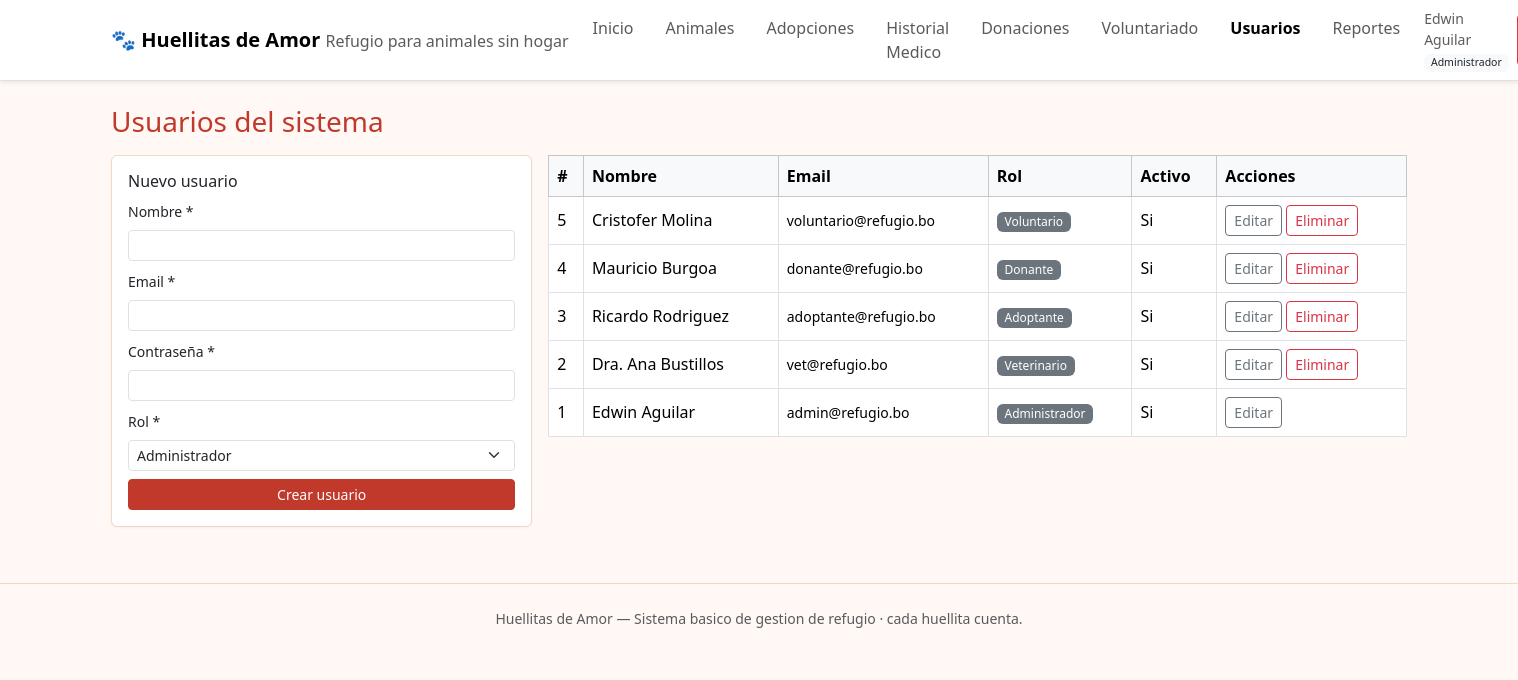
/usuarios.php (signed in), run on the app's committed database.
### tables this page shows
CREATE TABLE `usuarios` (
  `id` INT AUTO_INCREMENT PRIMARY KEY,
  `nombre` VARCHAR(100) NOT NULL,
  `email` VARCHAR(150) UNIQUE NOT NULL,
  `password` VARCHAR(255) NOT NULL,
  `rol` ENUM('admin','veterinario','adoptante','donante','voluntario') NOT NULL,
  `telefono` VARCHAR(20) DEFAULT NULL,
  `direccion` VARCHAR(200) DEFAULT NULL,
  `activo` TINYINT(1) NOT NULL DEFAULT 1,
  `creado_en` DATETIME NOT NULL DEFAULT CURRENT_TIMESTAMP
);

### includes/config.php (called while the page is built, shortened)
<?php
$APP_NAME = 'Huellitas de Amor';
$APP_LEMA = 'Refugio para animales sin hogar';
$__script = $_SERVER['SCRIPT_NAME'] ?? '';
$__base   = str_replace('\\', '/', dirname($__script));
$BASE_URL = ($__base === '/' || $__base === '.' || $__base === '') ? '' : rtrim($__base, '/');

### includes/auth.php (called while the page is built, shortened)
<?php
require_once __DIR__ . '/config.php';
function current_user(): ?array {
    return $_SESSION['user'] ?? null;
}
function e(?string $s): string {
    return htmlspecialchars((string)$s, ENT_QUOTES, 'UTF-8');
}
function rol_label(string $r): string {
    return [
        'admin' => 'Administrador',
        'veterinario' => 'Veterinario',
        'adoptante' => 'Adoptante',
        'donante' => 'Donante',
        'voluntario' => 'Voluntario',
    ][$r] ?? $r;
}

### includes/db.php (called while the page is built)
<?php
require_once __DIR__ . '/config.php';
function db(): PDO {
    static $pdo = null;
    if ($pdo === null) {
        global $DB_HOST, $DB_PORT, $DB_NAME, $DB_USER, $DB_PASS;
        $dsn = "mysql:host={$DB_HOST};port={$DB_PORT};dbname={$DB_NAME};charset=utf8mb4";
        try {
            $pdo = new PDO($dsn, $DB_USER, $DB_PASS, [
                PDO::ATTR_ERRMODE => PDO::ERRMODE_EXCEPTION,
                PDO::ATTR_DEFAULT_FETCH_MODE => PDO::FETCH_ASSOC,
                PDO::ATTR_EMULATE_PREPARES => false,
            ]);
        } catch (PDOException $e) {
            http_response_code(500);
            die(
                "No se pudo conectar a la base de datos: "
                . htmlspecialchars($e->getMessage())
                . "<br><br>Sugerencia: importa el archivo <code>db.sql</code> desde phpMyAdmin"
                . " (crea la base <code>refujio_de_animales</code>) y verifica las credenciales en"
                . " <code>includes/config.php</code>."
            );
        }
    }
    return $pdo;
}

### usuarios.php (the view, shortened to what this page needs)
<?php
require_once __DIR__ . '/includes/auth.php';
require_once __DIR__ . '/includes/db.php';
$edit = null;
$rows = db()->query("SELECT id,nombre,email,rol,activo,creado_en FROM usuarios ORDER BY id DESC")->fetchAll();
include __DIR__ . '/includes/header.php';
?>
<h3 class="text-primary mb-3">Usuarios del sistema</h3>
<div class="row g-3">
  <div class="col-md-4">
    <div class="card p-3">
      <h6><?= $edit ? 'Editar' : 'Nuevo' ?> usuario</h6>
      <form method="post" class="row g-2">
        <div class="col-12">
          <label class="form-label small">Nombre *</label>
          <input class="form-control form-control-sm" name="nombre" required value="<?= e($edit['nombre'] ?? '') ?>">
        </div>
        <?php if (!$edit): ?>
        <div class="col-12">
          <label class="form-label small">Email *</label>
          <input class="form-control form-control-sm" type="email" name="email" required>
        </div>
        <?php endif; ?>
        <div class="col-12">
          <label class="form-label small">Contrase&ntilde;a <?= $edit ? '(deja vacio para no cambiar)' : '*' ?></label>
          <input class="form-control form-control-sm" type="password" name="password" <?= $edit?'':'required' ?> minlength="6">
        </div>
        <div class="col-12">
          <label class="form-label small">Rol *</label>
          <select class="form-select form-select-sm" name="rol">
            <?php foreach (['admin','veterinario','adoptante','donante','voluntario'] as $r):
              $sel = ($edit['rol'] ?? '') === $r ? 'selected' : ''; ?>
              <option value="<?= e($r) ?>" <?= $sel ?>><?= e(rol_label($r)) ?></option>
            <?php endforeach; ?>
          </select>
        </div>
        <div class="col-12">
          <button class="btn btn-primary btn-sm w-100"><?= $edit ? 'Guardar cambios' : 'Crear usuario' ?></button>
        </div>
      </form>
    </div>
  </div>
  <div class="col-md-8">
    <div class="table-responsive">
    <table class="table table-bordered align-middle bg-white">
      <thead class="table-light"><tr><th>#</th><th>Nombre</th><th>Email</th><th>Rol</th><th>Activo</th><th>Acciones</th></tr></thead>
      <tbody>
      <?php foreach ($rows as $row): ?>
        <tr>
          <td><?= (int)$row['id'] ?></td>
          <td><?= e($row['nombre']) ?></td>
          <td class="small"><?= e($row['email']) ?></td>
          <td><span class="badge bg-secondary"><?= e(rol_label($row['rol'])) ?></span></td>
          <td><?= ((int)$row['activo'])===1 ? 'Si' : '<span class="text-danger">No</span>' ?></td>
          <td>
            <a class="btn btn-sm btn-outline-secondary" href="<?= e($BASE_URL) ?>/usuarios.php?edit=<?= (int)$row['id'] ?>">Editar</a>
            <?php if ((int)$row['id'] !== (int)$u['id']): ?>
              <form method="post" class="d-inline" onsubmit="return confirm('¿Eliminar usuario?');">
                <button class="btn btn-sm btn-outline-danger">Eliminar</button>
              </form>
            <?php endif; ?>
          </td>
        </tr>
      <?php endforeach; ?>
      </tbody>
    </table>
    </div>
  </div>
</div>
<?php include __DIR__ . '/includes/footer.php'; ?>

### includes/header.php (shortened to what this page needs)
<?php
require_once __DIR__ . '/auth.php';
require_once __DIR__ . '/config.php';
$u = current_user();
$r = $u['rol'] ?? null;
function nav_for_role(?string $r, string $base): array {
    $links = [['Inicio', $base . '/dashboard.php']];
    $links[] = ['Animales', $base . '/animales.php'];
    if (in_array($r, ['admin','adoptante'], true)) {
        $links[] = ['Adopciones', $base . '/adopciones.php'];
    }
    if (in_array($r, ['admin','veterinario'], true)) {
        $links[] = ['Historial Medico', $base . '/historial_medico.php'];
    }
    if (in_array($r, ['admin','donante'], true)) {
        $links[] = ['Donaciones', $base . '/donaciones.php'];
    }
    if (in_array($r, ['admin','voluntario'], true)) {
        $links[] = ['Voluntariado', $base . '/voluntariado.php'];
    }
    if ($r === 'admin') {
        $links[] = ['Usuarios', $base . '/usuarios.php'];
        $links[] = ['Reportes', $base . '/reportes.php'];
    }
    return $links;
}
$current = basename($_SERVER['PHP_SELF']);
?>
<!doctype html>
<html lang="es">
<head>
<link href="https://cdn.jsdelivr.net/npm/bootstrap@5.3.3/dist/css/bootstrap.min.css" rel="stylesheet">
<link href="<?= e($BASE_URL) ?>/assets/style.css" rel="stylesheet">
</head>
<body>
<nav class="navbar navbar-expand-lg navbar-light bg-white border-bottom shadow-sm">
  <div class="container">
    <a class="navbar-brand fw-bold" href="<?= e($BASE_URL) ?>/">
      🐾 <?= e($APP_NAME) ?>
      <small class="text-muted fs-6"><?= e($APP_LEMA) ?></small>
    </a>
    <?php if ($u): ?>
      <div class="d-flex align-items-center">
        <ul class="navbar-nav flex-row gap-3 me-3">
          <?php foreach (nav_for_role($r, $BASE_URL) as $lk): ?>
            <li class="nav-item">
              <a class="nav-link <?= basename($lk[1]) === $current ? 'active fw-bold' : '' ?>" href="<?= e($lk[1]) ?>">
                <?= e($lk[0]) ?>
              </a>
            </li>
          <?php endforeach; ?>
        </ul>
        <span class="text-muted small me-2">
          <?= e($u['nombre']) ?>
          <span class="badge bg-light text-dark"><?= e(rol_label($r)) ?></span>
        </span>
      </div>
    <?php endif; ?>
  </div>
</nav>
<main class="container py-4">

### assets/style.css (style rules this page uses)
body { background: #fff8f4; color: #3a2a22; }
.navbar-brand small { font-weight: normal; }
.card { border: 1px solid #f1d8c5; box-shadow: 0 1px 2px rgba(192,57,43,.05); }
.btn-primary { background:#c0392b; border-color:#c0392b; }
.text-primary { color:#c0392b !important; }
a { color:#c0392b; }
table th { white-space: nowrap; }
.badge { font-weight: 500; }

### data on the page
usuarios: nombre "Edwin Aguilar", rol "Administrador", id "1", email "admin@refugio.bo", activo "Si"
usuarios: id "5", nombre "Cristofer Molina", email "voluntario@refugio.bo", rol "Voluntario", activo "Si"
usuarios: id "4", nombre "Mauricio Burgoa", email "donante@refugio.bo", rol "Donante", activo "Si"
usuarios: id "3", nombre "Ricardo Rodriguez", email "adoptante@refugio.bo", rol "Adoptante", activo "Si"
usuarios: id "2", nombre "Dra. Ana Bustillos", email "vet@refugio.bo", rol "Veterinario", activo "Si"

### other printed values
$APP_NAME "Huellitas de Amor"
$APP_LEMA "Refugio para animales sin hogar"
$lk[0] "Inicio"
$lk[0] "Animales"
$lk[0] "Adopciones"
$lk[0] "Historial Medico"
$lk[0] "Donaciones"
$lk[0] "Voluntariado"
$lk[0] "Usuarios"
$lk[0] "Reportes"
form field rol "Administrador"
